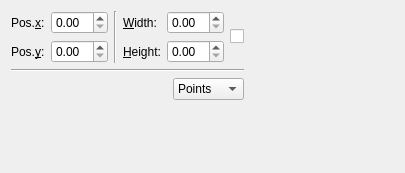
<?xml version="1.0" encoding="UTF-8"?>
<ui version="4.0">
 <class>BoundingBoxManager</class>
 <widget class="QWidget" name="BoundingBoxManager">
  <property name="geometry">
   <rect>
    <x>0</x>
    <y>0</y>
    <width>405</width>
    <height>173</height>
   </rect>
  </property>
  <property name="windowTitle">
   <string>Form</string>
  </property>
  <layout class="QHBoxLayout" name="horizontalLayout_2">
   <item>
    <layout class="QVBoxLayout" name="verticalLayout">
     <item>
      <layout class="QGridLayout" name="gridLayout">
       <item row="1" column="3">
        <widget class="QLabel" name="label_4">
         <property name="sizePolicy">
          <sizepolicy hsizetype="Maximum" vsizetype="Preferred">
           <horstretch>0</horstretch>
           <verstretch>0</verstretch>
          </sizepolicy>
         </property>
         <property name="text">
          <string>&amp;Height:</string>
         </property>
         <property name="buddy">
          <cstring>sp_h</cstring>
         </property>
        </widget>
       </item>
       <item row="0" column="3">
        <widget class="QLabel" name="label_3">
         <property name="sizePolicy">
          <sizepolicy hsizetype="Maximum" vsizetype="Preferred">
           <horstretch>0</horstretch>
           <verstretch>0</verstretch>
          </sizepolicy>
         </property>
         <property name="text">
          <string>&amp;Width:</string>
         </property>
         <property name="buddy">
          <cstring>sp_w</cstring>
         </property>
        </widget>
       </item>
       <item row="1" column="1">
        <widget class="omm::DoubleNumericEdit" name="sp_y"/>
       </item>
       <item row="0" column="4">
        <widget class="omm::DoubleNumericEdit" name="sp_w"/>
       </item>
       <item row="1" column="0">
        <widget class="QLabel" name="label_2">
         <property name="sizePolicy">
          <sizepolicy hsizetype="Maximum" vsizetype="Preferred">
           <horstretch>0</horstretch>
           <verstretch>0</verstretch>
          </sizepolicy>
         </property>
         <property name="text">
          <string>Pos.&amp;y:</string>
         </property>
         <property name="buddy">
          <cstring>sp_y</cstring>
         </property>
        </widget>
       </item>
       <item row="1" column="4">
        <widget class="omm::DoubleNumericEdit" name="sp_h"/>
       </item>
       <item row="0" column="0">
        <widget class="QLabel" name="label">
         <property name="sizePolicy">
          <sizepolicy hsizetype="Maximum" vsizetype="Preferred">
           <horstretch>0</horstretch>
           <verstretch>0</verstretch>
          </sizepolicy>
         </property>
         <property name="text">
          <string>Pos.&amp;x:</string>
         </property>
         <property name="buddy">
          <cstring>sp_x</cstring>
         </property>
        </widget>
       </item>
       <item row="0" column="1">
        <widget class="omm::DoubleNumericEdit" name="sp_x"/>
       </item>
       <item row="0" column="5" rowspan="2">
        <widget class="QCheckBox" name="cb_aspectratio">
         <property name="sizePolicy">
          <sizepolicy hsizetype="Maximum" vsizetype="Fixed">
           <horstretch>0</horstretch>
           <verstretch>0</verstretch>
          </sizepolicy>
         </property>
         <property name="text">
          <string/>
         </property>
        </widget>
       </item>
       <item row="0" column="2" rowspan="2">
        <widget class="Line" name="line_2">
         <property name="orientation">
          <enum>Qt::Vertical</enum>
         </property>
        </widget>
       </item>
      </layout>
     </item>
     <item>
      <widget class="Line" name="line">
       <property name="orientation">
        <enum>Qt::Horizontal</enum>
       </property>
      </widget>
     </item>
     <item>
      <layout class="QHBoxLayout" name="horizontalLayout">
       <item>
        <spacer name="horizontalSpacer">
         <property name="orientation">
          <enum>Qt::Horizontal</enum>
         </property>
         <property name="sizeHint" stdset="0">
          <size>
           <width>40</width>
           <height>20</height>
          </size>
         </property>
        </spacer>
       </item>
       <item>
        <widget class="QComboBox" name="cb_mode">
         <item>
          <property name="text">
           <string>Points</string>
          </property>
         </item>
         <item>
          <property name="text">
           <string>Objects</string>
          </property>
         </item>
        </widget>
       </item>
      </layout>
     </item>
     <item>
      <spacer name="verticalSpacer">
       <property name="orientation">
        <enum>Qt::Vertical</enum>
       </property>
       <property name="sizeHint" stdset="0">
        <size>
         <width>20</width>
         <height>40</height>
        </size>
       </property>
      </spacer>
     </item>
    </layout>
   </item>
   <item>
    <widget class="omm::AnchorWidget" name="w_anchor" native="true">
     <property name="sizePolicy">
      <sizepolicy hsizetype="Expanding" vsizetype="Expanding">
       <horstretch>0</horstretch>
       <verstretch>0</verstretch>
      </sizepolicy>
     </property>
     <property name="minimumSize">
      <size>
       <width>50</width>
       <height>50</height>
      </size>
     </property>
    </widget>
   </item>
  </layout>
 </widget>
 <customwidgets>
  <customwidget>
   <class>omm::AnchorWidget</class>
   <extends>QWidget</extends>
   <header>managers/boundingboxmanager/anchorwidget.h</header>
   <container>1</container>
  </customwidget>
  <customwidget>
   <class>omm::DoubleNumericEdit</class>
   <extends>QDoubleSpinBox</extends>
   <header>widgets/numericedit.h</header>
  </customwidget>
 </customwidgets>
 <resources/>
 <connections/>
</ui>
